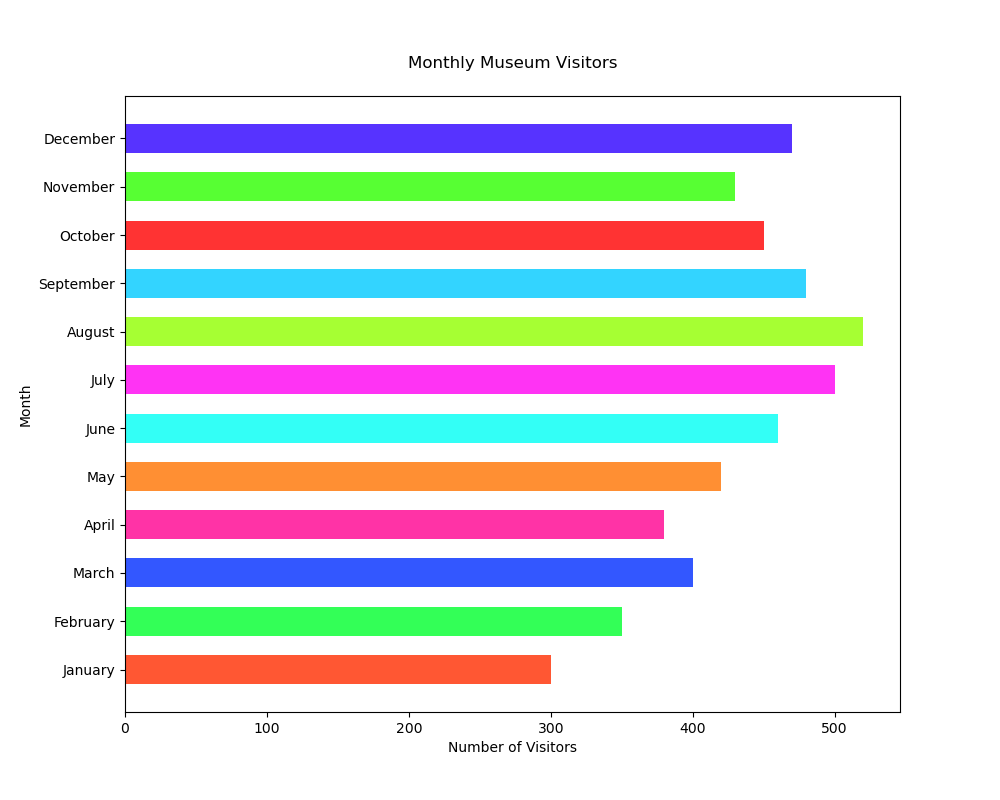

The Python source for this figure:

import matplotlib.pyplot as plt

# Monthly visitor data for a museum
months = [
    "January", "February", "March", "April", "May", "June",
    "July", "August", "September", "October", "November", "December"
]
visitors = [300, 350, 400, 380, 420, 460, 500, 520, 480, 450, 430, 470]

# Color scheme using specific color codes for each month
colors = [
    '#FF5733', '#33FF57', '#3357FF', '#FF33A6', '#FF8F33',
    '#33FFF6', '#FF33F4', '#A6FF33', '#33D4FF', '#FF3333',
    '#57FF33', '#5733FF'
]

# Create horizontal bar chart
plt.figure(figsize=(10, 8))  # Width and height of the chart
plt.barh(months, visitors, color=colors, height=0.6)  # Bar color and band height

# Set the title and labels
plt.title('Monthly Museum Visitors', pad=20)
plt.xlabel('Number of Visitors')
plt.ylabel('Month')

# Display the bar chart
plt.show()
